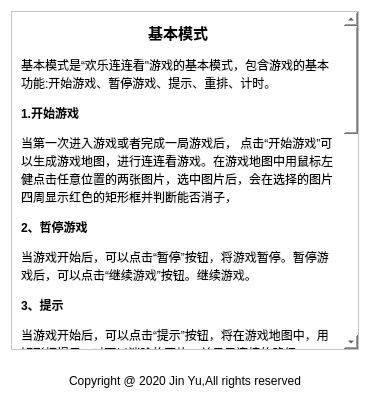
<?xml version="1.0" encoding="UTF-8"?>
<ui version="4.0">
 <class>HelpDialog</class>
 <widget class="QDialog" name="HelpDialog">
  <property name="geometry">
   <rect>
    <x>0</x>
    <y>0</y>
    <width>370</width>
    <height>417</height>
   </rect>
  </property>
  <property name="windowTitle">
   <string>王国连连看 - 游戏说明</string>
  </property>
  <property name="windowIcon">
   <iconset resource="res.qrc">
    <normaloff>:/source/images/res/LLK.ico</normaloff>:/source/images/res/LLK.ico</iconset>
  </property>
  <property name="styleSheet">
   <string notr="true">background-color:white;</string>
  </property>
  <layout class="QVBoxLayout" name="verticalLayout">
   <item>
    <widget class="QScrollArea" name="scrollArea">
     <property name="frameShape">
      <enum>QFrame::StyledPanel</enum>
     </property>
     <property name="frameShadow">
      <enum>QFrame::Raised</enum>
     </property>
     <property name="verticalScrollBarPolicy">
      <enum>Qt::ScrollBarAsNeeded</enum>
     </property>
     <property name="horizontalScrollBarPolicy">
      <enum>Qt::ScrollBarAlwaysOff</enum>
     </property>
     <property name="widgetResizable">
      <bool>true</bool>
     </property>
     <widget class="QWidget" name="scrollAreaWidgetContents">
      <property name="geometry">
       <rect>
        <x>0</x>
        <y>0</y>
        <width>325</width>
        <height>1008</height>
       </rect>
      </property>
      <layout class="QHBoxLayout" name="horizontalLayout_2">
       <item>
        <widget class="QLabel" name="labInfo">
         <property name="minimumSize">
          <size>
           <width>0</width>
           <height>100</height>
          </size>
         </property>
         <property name="acceptDrops">
          <bool>false</bool>
         </property>
         <property name="toolTip">
          <string/>
         </property>
         <property name="whatsThis">
          <string>游戏说明介绍</string>
         </property>
         <property name="text">
          <string>&lt;html&gt;&lt;head/&gt;&lt;body&gt;&lt;p align=&quot;center&quot;&gt;&lt;span style=&quot; font-size:11pt; font-weight:600;&quot;&gt;基本模式&lt;/span&gt;&lt;/p&gt;&lt;p&gt;基本模式是“欢乐连连看&amp;quot;游戏的基本模式，包含游戏的基本功能:开始游戏、暂停游戏、提示、重排、计时。&lt;/p&gt;&lt;p&gt;&lt;span style=&quot; font-weight:600;&quot;&gt;1.开始游戏&lt;/span&gt;&lt;/p&gt;&lt;p&gt;当第一次进入游戏或者完成一局游戏后， 点击“开始游戏”可以生成游戏地图，进行连连看游戏。在游戏地图中用鼠标左健点击任意位置的两张图片，选中图片后，会在选择的图片四周显示红色的矩形框并判断能否消子，&lt;/p&gt;&lt;p&gt;&lt;span style=&quot; font-weight:600;&quot;&gt;2、哲停游戏&lt;/span&gt;&lt;/p&gt;&lt;p&gt;当游戏开始后，可以点击“暂停”按钮，将游戏暂停。暂停游戏后，可以点击“继续游戏”按钮。继续游戏。&lt;/p&gt;&lt;p&gt;&lt;span style=&quot; font-weight:600;&quot;&gt;3、提示&lt;/span&gt;&lt;/p&gt;&lt;p&gt;当游戏开始后，可以点击“提示”按钮，将在游戏地图中，用矩形框提示- -对可以消除的图片，并显示连接的路径。&lt;/p&gt;&lt;p&gt;&lt;span style=&quot; font-weight:600;&quot;&gt;4、重排&lt;/span&gt;&lt;/p&gt;&lt;p&gt;游戏开始后，可以点击“重排&amp;quot;按钮，将游戏地图中，剩余的位置的图片重新排列。&lt;/p&gt;&lt;p align=&quot;center&quot;&gt;&lt;br/&gt;&lt;span style=&quot; font-size:11pt; font-weight:600;&quot;&gt;休闲模式&lt;/span&gt;&lt;/p&gt;&lt;p&gt;在这个模式，无时间限制，但是有积分&lt;/p&gt;&lt;p&gt;&lt;span style=&quot; font-weight:600;&quot;&gt;积分&lt;/span&gt;&lt;/p&gt;&lt;p&gt;游戏开始时，积分为0。游戏开始后根据玩家消除的图片数量计算并显示积分。&lt;/p&gt;&lt;p&gt;积分计算规则:&lt;/p&gt;&lt;p&gt;①当成功消除一对图片时， 积分加10分。&lt;/p&gt;&lt;p&gt;②当积分超过20时，可以使用提示功能，每使用一次提示功能，积分扣除20分。&lt;/p&gt;&lt;p&gt;③当积分超过50时，可以使用重排功能，每使用-次重排功能，积分扣除50分。&lt;/p&gt;&lt;p&gt;&lt;span style=&quot; font-weight:600;&quot;&gt;道具&lt;/span&gt;&lt;/p&gt;&lt;p&gt;当玩家积分每次达到100分的整数倍时，自动获取一个道具。道具数量可以叠加。&lt;/p&gt;&lt;p&gt;使用该道具可以帮助玩家消除在游戏地图中选中的任意两个位置相同的图片。&lt;/p&gt;&lt;p&gt;使用一次道具后，道具数量减少一个。积分加10分。当道具个数小于1时，不能使用道具。&lt;/p&gt;&lt;p&gt;&lt;br/&gt;&lt;/p&gt;&lt;/body&gt;&lt;/html&gt;</string>
         </property>
         <property name="textFormat">
          <enum>Qt::RichText</enum>
         </property>
         <property name="wordWrap">
          <bool>true</bool>
         </property>
        </widget>
       </item>
      </layout>
     </widget>
    </widget>
   </item>
   <item>
    <widget class="QLabel" name="labCPY">
     <property name="minimumSize">
      <size>
       <width>0</width>
       <height>50</height>
      </size>
     </property>
     <property name="toolTip">
      <string/>
     </property>
     <property name="whatsThis">
      <string>版权声明</string>
     </property>
     <property name="text">
      <string>Copyright @ 2020 Jin Yu,All rights reserved</string>
     </property>
     <property name="alignment">
      <set>Qt::AlignCenter</set>
     </property>
    </widget>
   </item>
  </layout>
 </widget>
 <resources>
  <include location="res.qrc"/>
 </resources>
 <connections/>
</ui>
